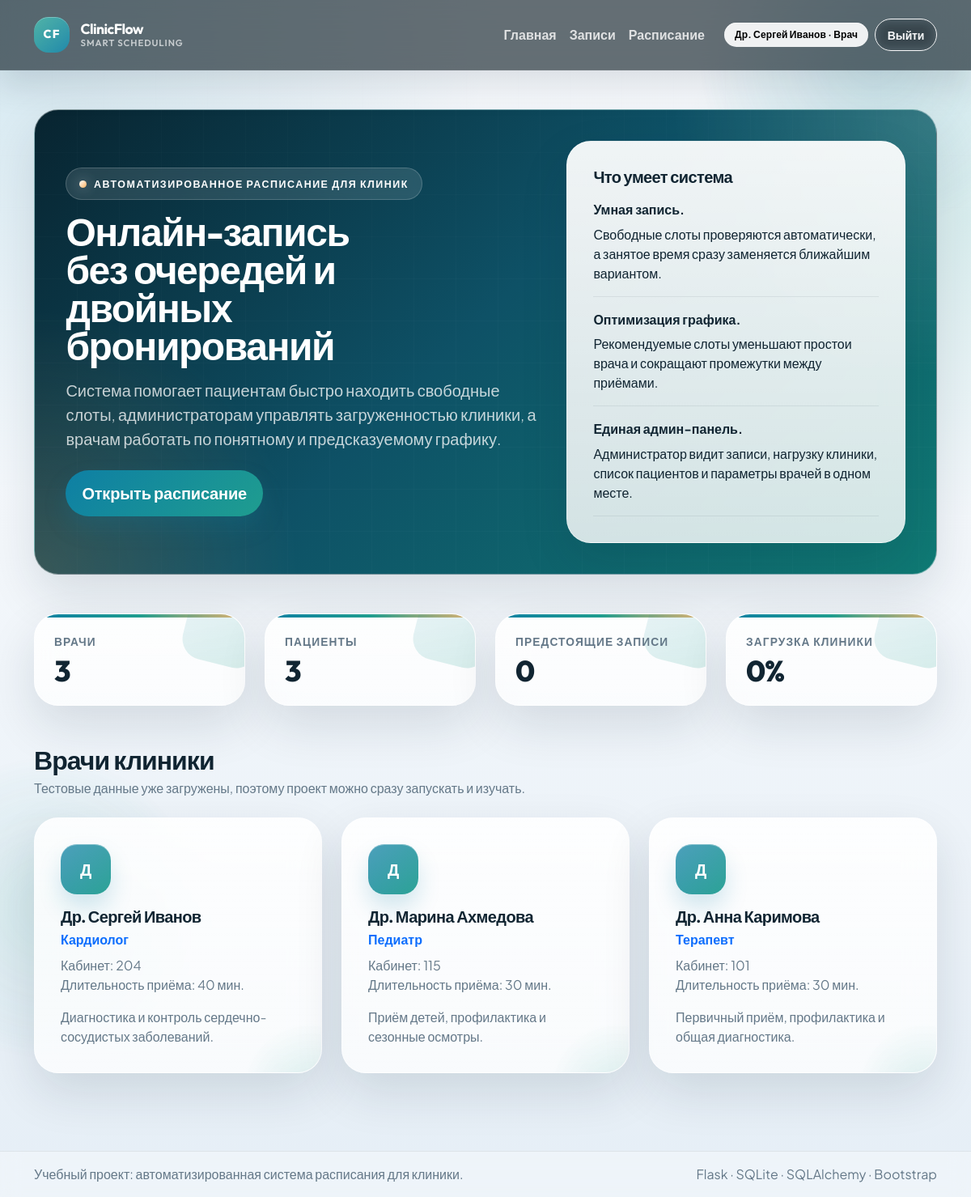
Screenshot of / (signed in) with the database file from the repository.
### models.py (models this page shows, shortened)
class User(db.Model):
    __tablename__ = "users"
    id = db.Column(db.Integer, primary_key=True)
    full_name = db.Column(db.String(120), nullable=False)
    email = db.Column(db.String(120), nullable=False, unique=True, index=True)
    phone = db.Column(db.String(30), unique=True)
    password_hash = db.Column(db.String(255), nullable=False)
    role = db.Column(db.String(20), nullable=False, index=True)
    is_active = db.Column(db.Boolean, default=True, nullable=False)
    created_at = db.Column(db.DateTime, default=datetime.utcnow, nullable=False)
    doctor_profile = db.relationship(
        "Doctor",
        back_populates="user",
        uselist=False,
        cascade="all, delete-orphan",
    )
    patient_profile = db.relationship(
        "Patient",
        back_populates="user",
        uselist=False,
        cascade="all, delete-orphan",
    )

class Doctor(db.Model):
    __tablename__ = "doctors"
    id = db.Column(db.Integer, primary_key=True)
    user_id = db.Column(db.Integer, db.ForeignKey("users.id"), nullable=False, unique=True)
    specialization = db.Column(db.String(120), nullable=False)
    room_number = db.Column(db.String(20))
    appointment_duration = db.Column(db.Integer, nullable=False, default=30)
    bio = db.Column(db.Text)
    user = db.relationship("User", back_populates="doctor_profile")
    schedules = db.relationship(
        "Schedule",
        back_populates="doctor",
        cascade="all, delete-orphan",
        order_by="Schedule.work_date, Schedule.start_time",
    )
    appointments = db.relationship(
        "Appointment",
        back_populates="doctor",
        cascade="all, delete-orphan",
        foreign_keys="Appointment.doctor_id",
        order_by="Appointment.appointment_date, Appointment.start_time",
    )
    @property
    def full_name(self):
        return self.user.full_name if self.user else "Врач"

### routes.py (the view)
@bp.route("/")
def index():
    doctors = (
        Doctor.query.options(joinedload(Doctor.user))
        .join(Doctor.user)
        .filter(User.is_active.is_(True))
        .order_by(Doctor.specialization, User.full_name)
        .all()
    )
    metrics = get_dashboard_metrics()
    next_appointment = get_next_appointment_for_user(g.get("current_user"))
    return render_template(
        "index.html",
        doctors=doctors,
        metrics=metrics,
        next_appointment=next_appointment,
    )

### routes.py (called while the page is built)
@bp.before_app_request
def load_logged_in_user():
    user_id = session.get("user_id")
    g.current_user = db.session.get(User, user_id) if user_id else None

@bp.app_context_processor
def inject_globals():
    return {
        "current_user": g.get("current_user"),
        "role_labels": ROLE_LABELS,
        "status_labels": STATUS_LABELS,
        "today_date": date.today(),
    }

def get_next_appointment_for_user(user):
    today = date.today()
    query = (
        Appointment.query.options(
            joinedload(Appointment.doctor).joinedload(Doctor.user),
            joinedload(Appointment.patient).joinedload(Patient.user),
        )
        .filter(Appointment.appointment_date >= today, Appointment.status != "cancelled")
        .order_by(Appointment.appointment_date, Appointment.start_time)
    )
    if not user:
        return None
    if user.role == "patient" and user.patient_profile:
        query = query.filter_by(patient_id=user.patient_profile.id)
    elif user.role == "doctor" and user.doctor_profile:
        query = query.filter_by(doctor_id=user.doctor_profile.id)
    else:
        return None
    return query.first()

### templates/index.html (shortened to what this page needs)
{% extends "base.html" %}
{% block content %}
<section class="hero-panel mb-5">
    <div class="row align-items-center g-4">
        <div class="col-lg-7">
            <span class="hero-tag">Автоматизированное расписание для клиник</span>
            <h1 class="display-5 fw-bold mt-3">Онлайн-запись без очередей и двойных бронирований</h1>
            <p class="lead text-secondary mt-3">
                Система помогает пациентам быстро находить свободные слоты, администраторам управлять загруженностью клиники,
                а врачам работать по понятному и предсказуемому графику.
            </p>
            <div class="d-flex flex-wrap gap-3 mt-4">
                {% if current_user and current_user.role == 'patient' %}
                    <a class="btn btn-primary btn-lg" href="{{ url_for('main.appointments') }}">Записаться на приём</a>
                {% elif current_user and current_user.role == 'doctor' %}
                    <a class="btn btn-primary btn-lg" href="{{ url_for('main.schedule_view') }}">Открыть расписание</a>
                {% elif current_user and current_user.role == 'admin' %}
                    <a class="btn btn-primary btn-lg" href="{{ url_for('main.admin_dashboard') }}">Открыть админ-панель</a>
                {% else %}
                    <a class="btn btn-primary btn-lg" href="{{ url_for('main.register') }}">Создать аккаунт</a>
                    <a class="btn btn-outline-primary btn-lg" href="{{ url_for('main.login') }}">Войти</a>
                {% endif %}
            </div>
        </div>
        <div class="col-lg-5">
            <div class="surface-card h-100">
                <h5 class="fw-bold mb-3">Что умеет система</h5>
                <div class="feature-item">
                    <strong>Умная запись.</strong>
                    <span>Свободные слоты проверяются автоматически, а занятое время сразу заменяется ближайшим вариантом.</span>
                </div>
                <div class="feature-item">
                    <strong>Оптимизация графика.</strong>
                    <span>Рекомендуемые слоты уменьшают простои врача и сокращают промежутки между приёмами.</span>
                </div>
                <div class="feature-item mb-0">
                    <strong>Единая админ-панель.</strong>
                    <span>Администратор видит записи, нагрузку клиники, список пациентов и параметры врачей в одном месте.</span>
                </div>
            </div>
        </div>
    </div>
</section>
<section class="row g-4 mb-5">
    <div class="col-md-6 col-xl-3">
        <div class="metric-card">
            <div class="metric-label">Врачи</div>
            <div class="metric-value">{{ metrics.doctor_count }}</div>
        </div>
    </div>
    <div class="col-md-6 col-xl-3">
        <div class="metric-card">
            <div class="metric-label">Пациенты</div>
            <div class="metric-value">{{ metrics.patient_count }}</div>
        </div>
    </div>
    <div class="col-md-6 col-xl-3">
        <div class="metric-card">
            <div class="metric-label">Предстоящие записи</div>
            <div class="metric-value">{{ metrics.upcoming_appointments }}</div>
        </div>
    </div>
    <div class="col-md-6 col-xl-3">
        <div class="metric-card">
            <div class="metric-label">Загрузка клиники</div>
            <div class="metric-value">{{ metrics.clinic_load }}%</div>
        </div>
    </div>
</section>
<section>
    <div class="d-flex justify-content-between align-items-center flex-wrap gap-3 mb-4">
        <div>
            <h2 class="fw-bold mb-1">Врачи клиники</h2>
            <p class="text-secondary mb-0">Тестовые данные уже загружены, поэтому проект можно сразу запускать и изучать.</p>
        </div>
    </div>
    <div class="row g-4">
        {% for doctor in doctors %}
            <div class="col-md-6 col-xl-4">
                <div class="surface-card doctor-card h-100">
                    <div class="doctor-avatar">{{ doctor.full_name[:1] }}</div>
                    <h5 class="fw-bold mt-3 mb-1">{{ doctor.full_name }}</h5>
                    <div class="text-primary fw-semibold">{{ doctor.specialization }}</div>
                    <div class="text-secondary mt-2">Кабинет: {{ doctor.room_number or 'не указан' }}</div>
                    <div class="text-secondary">Длительность приёма: {{ doctor.appointment_duration }} мин.</div>
                    <p class="text-secondary mt-3 mb-0">{{ doctor.bio or 'Профиль врача доступен в системе.' }}</p>
                </div>
            </div>
        {% endfor %}
    </div>
</section>
{% endblock %}

### templates/base.html (shortened to what this page needs)
<!doctype html>
<html lang="ru">
<head>
    <link href="https://cdn.jsdelivr.net/npm/bootstrap@5.3.3/dist/css/bootstrap.min.css" rel="stylesheet">
    <link rel="stylesheet" href="{{ url_for('static', filename='style.css') }}">
</head>
<body class="app-body">
    <div class="app-backdrop" aria-hidden="true">
        <span class="app-orb orb-one"></span>
        <span class="app-orb orb-two"></span>
        <span class="app-grid"></span>
    </div>
    <nav class="navbar navbar-expand-lg navbar-dark app-navbar">
        <div class="container">
            <a class="navbar-brand app-brand" href="{{ url_for('main.index') }}">
                <span class="brand-mark">CF</span>
                <span class="brand-copy">
                    <span class="brand-name">ClinicFlow</span>
                    <span class="brand-note">smart scheduling</span>
                </span>
            </a>
            <div class="collapse navbar-collapse" id="mainNav">
                <ul class="navbar-nav ms-auto align-items-lg-center">
                    <li class="nav-item">
                        <a class="nav-link" href="{{ url_for('main.index') }}">Главная</a>
                    </li>
                    {% if current_user %}
                        <li class="nav-item">
                            <a class="nav-link" href="{{ url_for('main.appointments') }}">Записи</a>
                        </li>
                        {% if current_user.role in ['doctor', 'admin'] %}
                            <li class="nav-item">
                                <a class="nav-link" href="{{ url_for('main.schedule_view') }}">Расписание</a>
                            </li>
                        {% endif %}
                        <li class="nav-item ms-lg-3">
                            <span class="badge text-bg-light user-badge">
                                {{ current_user.full_name }} · {{ role_labels[current_user.role] }}
                            </span>
                        </li>
                        <li class="nav-item ms-lg-2">
                            <a class="btn btn-outline-light btn-sm" href="{{ url_for('main.logout') }}">Выйти</a>
                        </li>
                    {% else %}
                        <li class="nav-item ms-lg-3">
                            <a class="btn btn-outline-light btn-sm me-2" href="{{ url_for('main.login') }}">Войти</a>
                            <a class="btn btn-light btn-sm" href="{{ url_for('main.register') }}">Регистрация</a>
                        </li>
                    {% endif %}
                </ul>
            </div>
        </div>
    </nav>
    <main class="container py-4 py-lg-5 app-main">
        {% block content %}{% endblock %}
    </main>
    <footer class="app-footer">
        <div class="container py-3 d-flex flex-column flex-md-row justify-content-between gap-2">
            <span>Учебный проект: автоматизированная система расписания для клиники.</span>
            <span>Flask · SQLite · SQLAlchemy · Bootstrap</span>
        </div>
    </footer>
</body>
</html>

### rows the page displays
User: full_name "Др. Сергей Иванов", role "Врач"
Doctor: full_name "Д", full_name "Др. Сергей Иванов", specialization "Кардиолог", room_number "204", appointment_duration "40", bio "Диагностика и контроль сердечно-сосудистых заболеваний."
Doctor: full_name "Д", full_name "Др. Марина Ахмедова", specialization "Педиатр", room_number "115", appointment_duration "30", bio "Приём детей, профилактика и сезонные осмотры."
Doctor: full_name "Д", full_name "Др. Анна Каримова", specialization "Терапевт", room_number "101", appointment_duration "30", bio "Первичный приём, профилактика и общая диагностика."

### other values shown
{{ metrics.doctor_count }} "3"
{{ metrics.patient_count }} "3"
{{ metrics.upcoming_appointments }} "0"
{{ metrics.clinic_load }} "0"
